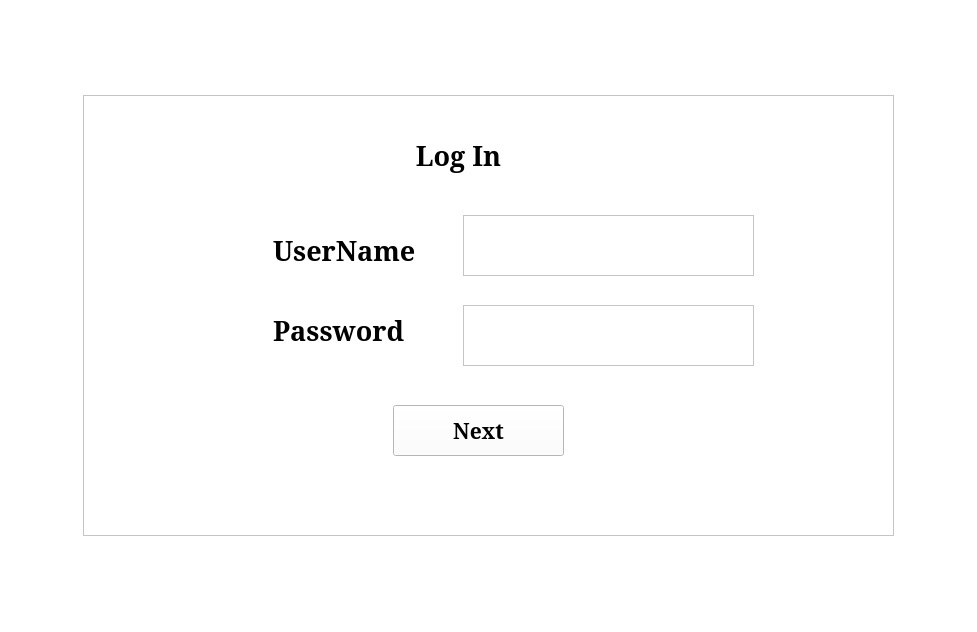
<?xml version="1.0" encoding="UTF-8"?>
<ui version="4.0">
 <class>Form</class>
 <widget class="QWidget" name="Form">
  <property name="geometry">
   <rect>
    <x>0</x>
    <y>0</y>
    <width>977</width>
    <height>632</height>
   </rect>
  </property>
  <property name="palette">
   <palette>
    <active>
     <colorrole role="WindowText">
      <brush brushstyle="SolidPattern">
       <color alpha="255">
        <red>0</red>
        <green>0</green>
        <blue>0</blue>
       </color>
      </brush>
     </colorrole>
     <colorrole role="Button">
      <brush brushstyle="SolidPattern">
       <color alpha="255">
        <red>255</red>
        <green>255</green>
        <blue>255</blue>
       </color>
      </brush>
     </colorrole>
     <colorrole role="Light">
      <brush brushstyle="SolidPattern">
       <color alpha="255">
        <red>255</red>
        <green>255</green>
        <blue>255</blue>
       </color>
      </brush>
     </colorrole>
     <colorrole role="Midlight">
      <brush brushstyle="SolidPattern">
       <color alpha="255">
        <red>255</red>
        <green>255</green>
        <blue>255</blue>
       </color>
      </brush>
     </colorrole>
     <colorrole role="Dark">
      <brush brushstyle="SolidPattern">
       <color alpha="255">
        <red>127</red>
        <green>127</green>
        <blue>127</blue>
       </color>
      </brush>
     </colorrole>
     <colorrole role="Mid">
      <brush brushstyle="SolidPattern">
       <color alpha="255">
        <red>170</red>
        <green>170</green>
        <blue>170</blue>
       </color>
      </brush>
     </colorrole>
     <colorrole role="Text">
      <brush brushstyle="SolidPattern">
       <color alpha="255">
        <red>0</red>
        <green>0</green>
        <blue>0</blue>
       </color>
      </brush>
     </colorrole>
     <colorrole role="BrightText">
      <brush brushstyle="SolidPattern">
       <color alpha="255">
        <red>255</red>
        <green>255</green>
        <blue>255</blue>
       </color>
      </brush>
     </colorrole>
     <colorrole role="ButtonText">
      <brush brushstyle="SolidPattern">
       <color alpha="255">
        <red>0</red>
        <green>0</green>
        <blue>0</blue>
       </color>
      </brush>
     </colorrole>
     <colorrole role="Base">
      <brush brushstyle="SolidPattern">
       <color alpha="255">
        <red>255</red>
        <green>255</green>
        <blue>255</blue>
       </color>
      </brush>
     </colorrole>
     <colorrole role="Window">
      <brush brushstyle="SolidPattern">
       <color alpha="255">
        <red>255</red>
        <green>255</green>
        <blue>255</blue>
       </color>
      </brush>
     </colorrole>
     <colorrole role="Shadow">
      <brush brushstyle="SolidPattern">
       <color alpha="255">
        <red>0</red>
        <green>0</green>
        <blue>0</blue>
       </color>
      </brush>
     </colorrole>
     <colorrole role="AlternateBase">
      <brush brushstyle="SolidPattern">
       <color alpha="255">
        <red>255</red>
        <green>255</green>
        <blue>255</blue>
       </color>
      </brush>
     </colorrole>
     <colorrole role="ToolTipBase">
      <brush brushstyle="SolidPattern">
       <color alpha="255">
        <red>255</red>
        <green>255</green>
        <blue>220</blue>
       </color>
      </brush>
     </colorrole>
     <colorrole role="ToolTipText">
      <brush brushstyle="SolidPattern">
       <color alpha="255">
        <red>0</red>
        <green>0</green>
        <blue>0</blue>
       </color>
      </brush>
     </colorrole>
    </active>
    <inactive>
     <colorrole role="WindowText">
      <brush brushstyle="SolidPattern">
       <color alpha="255">
        <red>0</red>
        <green>0</green>
        <blue>0</blue>
       </color>
      </brush>
     </colorrole>
     <colorrole role="Button">
      <brush brushstyle="SolidPattern">
       <color alpha="255">
        <red>255</red>
        <green>255</green>
        <blue>255</blue>
       </color>
      </brush>
     </colorrole>
     <colorrole role="Light">
      <brush brushstyle="SolidPattern">
       <color alpha="255">
        <red>255</red>
        <green>255</green>
        <blue>255</blue>
       </color>
      </brush>
     </colorrole>
     <colorrole role="Midlight">
      <brush brushstyle="SolidPattern">
       <color alpha="255">
        <red>255</red>
        <green>255</green>
        <blue>255</blue>
       </color>
      </brush>
     </colorrole>
     <colorrole role="Dark">
      <brush brushstyle="SolidPattern">
       <color alpha="255">
        <red>127</red>
        <green>127</green>
        <blue>127</blue>
       </color>
      </brush>
     </colorrole>
     <colorrole role="Mid">
      <brush brushstyle="SolidPattern">
       <color alpha="255">
        <red>170</red>
        <green>170</green>
        <blue>170</blue>
       </color>
      </brush>
     </colorrole>
     <colorrole role="Text">
      <brush brushstyle="SolidPattern">
       <color alpha="255">
        <red>0</red>
        <green>0</green>
        <blue>0</blue>
       </color>
      </brush>
     </colorrole>
     <colorrole role="BrightText">
      <brush brushstyle="SolidPattern">
       <color alpha="255">
        <red>255</red>
        <green>255</green>
        <blue>255</blue>
       </color>
      </brush>
     </colorrole>
     <colorrole role="ButtonText">
      <brush brushstyle="SolidPattern">
       <color alpha="255">
        <red>0</red>
        <green>0</green>
        <blue>0</blue>
       </color>
      </brush>
     </colorrole>
     <colorrole role="Base">
      <brush brushstyle="SolidPattern">
       <color alpha="255">
        <red>255</red>
        <green>255</green>
        <blue>255</blue>
       </color>
      </brush>
     </colorrole>
     <colorrole role="Window">
      <brush brushstyle="SolidPattern">
       <color alpha="255">
        <red>255</red>
        <green>255</green>
        <blue>255</blue>
       </color>
      </brush>
     </colorrole>
     <colorrole role="Shadow">
      <brush brushstyle="SolidPattern">
       <color alpha="255">
        <red>0</red>
        <green>0</green>
        <blue>0</blue>
       </color>
      </brush>
     </colorrole>
     <colorrole role="AlternateBase">
      <brush brushstyle="SolidPattern">
       <color alpha="255">
        <red>255</red>
        <green>255</green>
        <blue>255</blue>
       </color>
      </brush>
     </colorrole>
     <colorrole role="ToolTipBase">
      <brush brushstyle="SolidPattern">
       <color alpha="255">
        <red>255</red>
        <green>255</green>
        <blue>220</blue>
       </color>
      </brush>
     </colorrole>
     <colorrole role="ToolTipText">
      <brush brushstyle="SolidPattern">
       <color alpha="255">
        <red>0</red>
        <green>0</green>
        <blue>0</blue>
       </color>
      </brush>
     </colorrole>
    </inactive>
    <disabled>
     <colorrole role="WindowText">
      <brush brushstyle="SolidPattern">
       <color alpha="255">
        <red>127</red>
        <green>127</green>
        <blue>127</blue>
       </color>
      </brush>
     </colorrole>
     <colorrole role="Button">
      <brush brushstyle="SolidPattern">
       <color alpha="255">
        <red>255</red>
        <green>255</green>
        <blue>255</blue>
       </color>
      </brush>
     </colorrole>
     <colorrole role="Light">
      <brush brushstyle="SolidPattern">
       <color alpha="255">
        <red>255</red>
        <green>255</green>
        <blue>255</blue>
       </color>
      </brush>
     </colorrole>
     <colorrole role="Midlight">
      <brush brushstyle="SolidPattern">
       <color alpha="255">
        <red>255</red>
        <green>255</green>
        <blue>255</blue>
       </color>
      </brush>
     </colorrole>
     <colorrole role="Dark">
      <brush brushstyle="SolidPattern">
       <color alpha="255">
        <red>127</red>
        <green>127</green>
        <blue>127</blue>
       </color>
      </brush>
     </colorrole>
     <colorrole role="Mid">
      <brush brushstyle="SolidPattern">
       <color alpha="255">
        <red>170</red>
        <green>170</green>
        <blue>170</blue>
       </color>
      </brush>
     </colorrole>
     <colorrole role="Text">
      <brush brushstyle="SolidPattern">
       <color alpha="255">
        <red>127</red>
        <green>127</green>
        <blue>127</blue>
       </color>
      </brush>
     </colorrole>
     <colorrole role="BrightText">
      <brush brushstyle="SolidPattern">
       <color alpha="255">
        <red>255</red>
        <green>255</green>
        <blue>255</blue>
       </color>
      </brush>
     </colorrole>
     <colorrole role="ButtonText">
      <brush brushstyle="SolidPattern">
       <color alpha="255">
        <red>127</red>
        <green>127</green>
        <blue>127</blue>
       </color>
      </brush>
     </colorrole>
     <colorrole role="Base">
      <brush brushstyle="SolidPattern">
       <color alpha="255">
        <red>255</red>
        <green>255</green>
        <blue>255</blue>
       </color>
      </brush>
     </colorrole>
     <colorrole role="Window">
      <brush brushstyle="SolidPattern">
       <color alpha="255">
        <red>255</red>
        <green>255</green>
        <blue>255</blue>
       </color>
      </brush>
     </colorrole>
     <colorrole role="Shadow">
      <brush brushstyle="SolidPattern">
       <color alpha="255">
        <red>0</red>
        <green>0</green>
        <blue>0</blue>
       </color>
      </brush>
     </colorrole>
     <colorrole role="AlternateBase">
      <brush brushstyle="SolidPattern">
       <color alpha="255">
        <red>255</red>
        <green>255</green>
        <blue>255</blue>
       </color>
      </brush>
     </colorrole>
     <colorrole role="ToolTipBase">
      <brush brushstyle="SolidPattern">
       <color alpha="255">
        <red>255</red>
        <green>255</green>
        <blue>220</blue>
       </color>
      </brush>
     </colorrole>
     <colorrole role="ToolTipText">
      <brush brushstyle="SolidPattern">
       <color alpha="255">
        <red>0</red>
        <green>0</green>
        <blue>0</blue>
       </color>
      </brush>
     </colorrole>
    </disabled>
   </palette>
  </property>
  <property name="windowTitle">
   <string>Form</string>
  </property>
  <layout class="QGridLayout" name="gridLayout">
   <item row="0" column="0">
    <widget class="QFrame" name="frame">
     <property name="minimumSize">
      <size>
       <width>811</width>
       <height>441</height>
      </size>
     </property>
     <property name="maximumSize">
      <size>
       <width>811</width>
       <height>441</height>
      </size>
     </property>
     <property name="frameShape">
      <enum>QFrame::StyledPanel</enum>
     </property>
     <property name="frameShadow">
      <enum>QFrame::Sunken</enum>
     </property>
     <widget class="QLabel" name="Login">
      <property name="geometry">
       <rect>
        <x>320</x>
        <y>30</y>
        <width>111</width>
        <height>61</height>
       </rect>
      </property>
      <property name="minimumSize">
       <size>
        <width>111</width>
        <height>61</height>
       </size>
      </property>
      <property name="maximumSize">
       <size>
        <width>111</width>
        <height>61</height>
       </size>
      </property>
      <property name="font">
       <font>
        <family>Garamond</family>
        <pointsize>20</pointsize>
        <weight>75</weight>
        <bold>true</bold>
       </font>
      </property>
      <property name="text">
       <string>Log In</string>
      </property>
      <property name="alignment">
       <set>Qt::AlignCenter</set>
      </property>
     </widget>
     <widget class="QPushButton" name="NextButton">
      <property name="geometry">
       <rect>
        <x>310</x>
        <y>310</y>
        <width>171</width>
        <height>51</height>
       </rect>
      </property>
      <property name="minimumSize">
       <size>
        <width>171</width>
        <height>51</height>
       </size>
      </property>
      <property name="maximumSize">
       <size>
        <width>171</width>
        <height>51</height>
       </size>
      </property>
      <property name="font">
       <font>
        <family>Garamond</family>
        <pointsize>16</pointsize>
        <weight>75</weight>
        <bold>true</bold>
       </font>
      </property>
      <property name="text">
       <string>Next</string>
      </property>
     </widget>
     <widget class="QSplitter" name="splitter">
      <property name="geometry">
       <rect>
        <x>190</x>
        <y>130</y>
        <width>161</width>
        <height>51</height>
       </rect>
      </property>
      <property name="orientation">
       <enum>Qt::Horizontal</enum>
      </property>
      <widget class="QLabel" name="UserName">
       <property name="sizePolicy">
        <sizepolicy hsizetype="Preferred" vsizetype="Preferred">
         <horstretch>161</horstretch>
         <verstretch>51</verstretch>
        </sizepolicy>
       </property>
       <property name="minimumSize">
        <size>
         <width>161</width>
         <height>51</height>
        </size>
       </property>
       <property name="maximumSize">
        <size>
         <width>161</width>
         <height>51</height>
        </size>
       </property>
       <property name="font">
        <font>
         <family>Garamond</family>
         <pointsize>20</pointsize>
         <weight>75</weight>
         <bold>true</bold>
        </font>
       </property>
       <property name="text">
        <string>UserName</string>
       </property>
      </widget>
     </widget>
     <widget class="QSplitter" name="splitter_2">
      <property name="geometry">
       <rect>
        <x>190</x>
        <y>210</y>
        <width>161</width>
        <height>51</height>
       </rect>
      </property>
      <property name="orientation">
       <enum>Qt::Horizontal</enum>
      </property>
      <widget class="QLabel" name="Password">
       <property name="minimumSize">
        <size>
         <width>161</width>
         <height>51</height>
        </size>
       </property>
       <property name="maximumSize">
        <size>
         <width>161</width>
         <height>51</height>
        </size>
       </property>
       <property name="font">
        <font>
         <family>Garamond</family>
         <pointsize>20</pointsize>
         <weight>75</weight>
         <bold>true</bold>
        </font>
       </property>
       <property name="text">
        <string>Password</string>
       </property>
      </widget>
     </widget>
     <widget class="QTextEdit" name="textEdit">
      <property name="geometry">
       <rect>
        <x>380</x>
        <y>120</y>
        <width>291</width>
        <height>61</height>
       </rect>
      </property>
      <property name="minimumSize">
       <size>
        <width>291</width>
        <height>61</height>
       </size>
      </property>
      <property name="maximumSize">
       <size>
        <width>291</width>
        <height>61</height>
       </size>
      </property>
     </widget>
     <widget class="QTextEdit" name="textEdit_2">
      <property name="geometry">
       <rect>
        <x>380</x>
        <y>210</y>
        <width>291</width>
        <height>61</height>
       </rect>
      </property>
      <property name="minimumSize">
       <size>
        <width>291</width>
        <height>61</height>
       </size>
      </property>
      <property name="maximumSize">
       <size>
        <width>291</width>
        <height>61</height>
       </size>
      </property>
     </widget>
    </widget>
   </item>
  </layout>
 </widget>
 <resources/>
 <connections/>
</ui>
